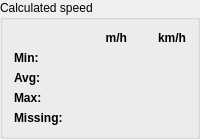
            <widget class="QGroupBox" name="groupBox_2">
             <property name="title">
              <string>Calculated speed</string>
             </property>
             <layout class="QGridLayout" name="gridLayout_5">
              <item row="0" column="1">
               <widget class="QLabel" name="label_22">
                <property name="font">
                 <font>
                  <bold>true</bold>
                 </font>
                </property>
                <property name="text">
                 <string>m/h</string>
                </property>
                <property name="alignment">
                 <set>Qt::AlignRight|Qt::AlignTrailing|Qt::AlignVCenter</set>
                </property>
               </widget>
              </item>
              <item row="3" column="0">
               <widget class="QLabel" name="label_5">
                <property name="font">
                 <font>
                  <bold>true</bold>
                 </font>
                </property>
                <property name="text">
                 <string>Max:</string>
                </property>
               </widget>
              </item>
              <item row="4" column="1" colspan="2">
               <widget class="QLabel" name="labelCalculatedSpeedMissing">
                <property name="text">
                 <string/>
                </property>
                <property name="alignment">
                 <set>Qt::AlignRight|Qt::AlignTrailing|Qt::AlignVCenter</set>
                </property>
               </widget>
              </item>
              <item row="3" column="2">
               <widget class="QLabel" name="labelCalculatedSpeedMaxKMPH">
                <property name="text">
                 <string/>
                </property>
                <property name="alignment">
                 <set>Qt::AlignRight|Qt::AlignTrailing|Qt::AlignVCenter</set>
                </property>
               </widget>
              </item>
              <item row="1" column="0">
               <widget class="QLabel" name="label_6">
                <property name="font">
                 <font>
                  <bold>true</bold>
                 </font>
                </property>
                <property name="text">
                 <string>Min:</string>
                </property>
               </widget>
              </item>
              <item row="0" column="2">
               <widget class="QLabel" name="label_23">
                <property name="font">
                 <font>
                  <bold>true</bold>
                 </font>
                </property>
                <property name="text">
                 <string>km/h</string>
                </property>
                <property name="alignment">
                 <set>Qt::AlignRight|Qt::AlignTrailing|Qt::AlignVCenter</set>
                </property>
               </widget>
              </item>
              <item row="4" column="0">
               <widget class="QLabel" name="label_30">
                <property name="font">
                 <font>
                  <bold>true</bold>
                 </font>
                </property>
                <property name="text">
                 <string>Missing:</string>
                </property>
               </widget>
              </item>
              <item row="2" column="1">
               <widget class="QLabel" name="labelCalculatedSpeedAvgMPH">
                <property name="text">
                 <string/>
                </property>
                <property name="alignment">
                 <set>Qt::AlignRight|Qt::AlignTrailing|Qt::AlignVCenter</set>
                </property>
               </widget>
              </item>
              <item row="1" column="1">
               <widget class="QLabel" name="labelCalculatedSpeedMinMPH">
                <property name="text">
                 <string/>
                </property>
                <property name="alignment">
                 <set>Qt::AlignRight|Qt::AlignTrailing|Qt::AlignVCenter</set>
                </property>
               </widget>
              </item>
              <item row="1" column="2">
               <widget class="QLabel" name="labelCalculatedSpeedMinKMPH">
                <property name="text">
                 <string/>
                </property>
                <property name="alignment">
                 <set>Qt::AlignRight|Qt::AlignTrailing|Qt::AlignVCenter</set>
                </property>
               </widget>
              </item>
              <item row="2" column="2">
               <widget class="QLabel" name="labelCalculatedSpeedAvgKMPH">
                <property name="text">
                 <string/>
                </property>
                <property name="alignment">
                 <set>Qt::AlignRight|Qt::AlignTrailing|Qt::AlignVCenter</set>
                </property>
               </widget>
              </item>
              <item row="2" column="0">
               <widget class="QLabel" name="label_7">
                <property name="font">
                 <font>
                  <bold>true</bold>
                 </font>
                </property>
                <property name="text">
                 <string>Avg:</string>
                </property>
               </widget>
              </item>
              <item row="3" column="1">
               <widget class="QLabel" name="labelCalculatedSpeedMaxMPH">
                <property name="text">
                 <string/>
                </property>
                <property name="alignment">
                 <set>Qt::AlignRight|Qt::AlignTrailing|Qt::AlignVCenter</set>
                </property>
               </widget>
              </item>
             </layout>
            </widget>
